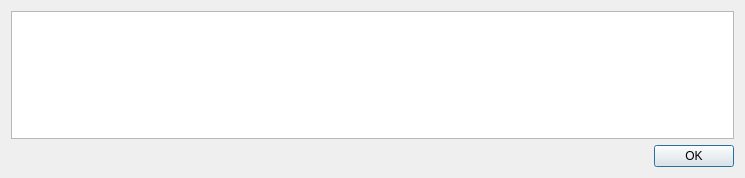
<?xml version="1.0" encoding="UTF-8"?>
<ui version="4.0">
 <class>AboutDialog</class>
 <widget class="QDialog" name="AboutDialog">
  <property name="geometry">
   <rect>
    <x>0</x>
    <y>0</y>
    <width>745</width>
    <height>178</height>
   </rect>
  </property>
  <property name="windowTitle">
   <string>Dialog</string>
  </property>
  <layout class="QVBoxLayout" name="verticalLayout">
   <item>
    <widget class="QTextBrowser" name="textBrowser"/>
   </item>
   <item>
    <widget class="QDialogButtonBox" name="buttonBox">
     <property name="orientation">
      <enum>Qt::Horizontal</enum>
     </property>
     <property name="standardButtons">
      <set>QDialogButtonBox::Ok</set>
     </property>
    </widget>
   </item>
  </layout>
 </widget>
 <resources/>
 <connections>
  <connection>
   <sender>buttonBox</sender>
   <signal>accepted()</signal>
   <receiver>AboutDialog</receiver>
   <slot>accept()</slot>
   <hints>
    <hint type="sourcelabel">
     <x>248</x>
     <y>254</y>
    </hint>
    <hint type="destinationlabel">
     <x>157</x>
     <y>274</y>
    </hint>
   </hints>
  </connection>
  <connection>
   <sender>buttonBox</sender>
   <signal>rejected()</signal>
   <receiver>AboutDialog</receiver>
   <slot>reject()</slot>
   <hints>
    <hint type="sourcelabel">
     <x>316</x>
     <y>260</y>
    </hint>
    <hint type="destinationlabel">
     <x>286</x>
     <y>274</y>
    </hint>
   </hints>
  </connection>
 </connections>
</ui>
